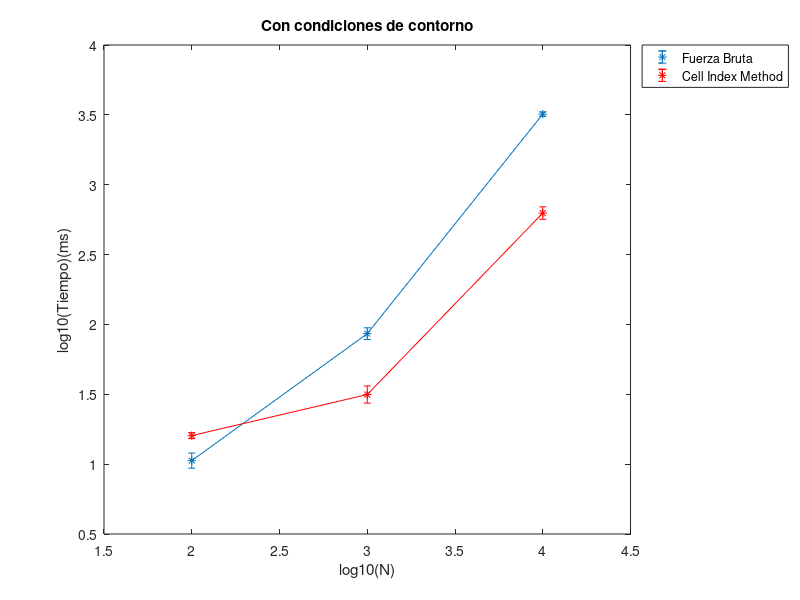

Recreate this plot in MATLAB.
t10BrutePer = [6,5,5,6,5,4,8,9,7,5];
t10CellPer = [15,21,14,21,15,12,18,19,19,14];
t100BrutePer = [9,10,10,13,12,10,9,11,10,12];
t100CellPer = [16,15,16,18,15,16,16,16,16,16];
t1000BrutePer = [71,84,80,81,86,97,94,95,90,81];
t1000CellPer = [27,43,34,32,32,27,27,30,33,30];
t10000BrutePer = [3330,3163,3366,3154,3166,3102,2993,3197,3260,3289];
t10000CellPer = [793,590,644,611,566,615,584,582,591,691];

t10BruteBox = [5,7,5,4,6,5,6,4,5,6];
t10CellBox = [17,21,20,14,14,16,20,19,21,20];
t100BruteBox = [9,7,9,9,8,15,10,8,7,9];
t100CellBox = [14,18,20,17,16,20,21,17,18,15];
t1000BruteBox = [65,89,80,74,73,69,95,65,85,60];
t1000CellBox = [30,28,30,32,24,28,26,28,34,28];
t10000BruteBox = [2178,2303,2550,2214,2960,2344,2732,2158,2499,2398];
t10000CellBox = [600,618,629,565,758,560,584,572,575,578];

meanBrutePer = [mean(t100BrutePer),mean(t1000BrutePer),mean(t10000BrutePer)];
meanCellPer = [mean(t100CellPer),mean(t1000CellPer),mean(t10000CellPer)];
meanBruteBox = [mean(t100BruteBox),mean(t1000BruteBox),mean(t10000BruteBox)];
meanCellBox = [mean(t100CellBox),mean(t1000CellBox),mean(t10000CellBox)];


#stdBrutePer = [std(t100BrutePer),std(t1000BrutePer),std(t10000BrutePer)];
#stdCellPer = [std(t100CellPer),std(t1000CellPer),std(t10000CellPer)];
#stdBruteBox = [std(t100BruteBox),std(t1000BruteBox),std(t10000BruteBox)];
#stdCellBox = [std(t100CellBox),std(t1000CellBox),std(t10000CellBox)];

stdBrutePer = [std(log10(t100BrutePer)),std(log10(t1000BrutePer)),std(log10(t10000BrutePer))];
stdCellPer = [std(log10(t100CellPer)),std(log10(t1000CellPer)),std(log10(t10000CellPer))];
stdBruteBox = [std(log10(t100BruteBox)),std(log10(t1000BruteBox)),std(log10(t10000BruteBox))];
stdCellBox = [std(log10(t100CellBox)),std(log10(t1000CellBox)),std(log10(t10000CellBox))];

#clf;
#errorbar(log10([100,1000,10000]),log10(meanBruteBox),stdBruteBox,"-*");
#hold on;
#errorbar(log10([100,1000,10000]),log10(meanCellBox),stdCellBox,"~r-*");
#xlabel('log10(N)');
#ylabel('log10(Tiempo)(ms)');
#title('Sin condiciones de contorno');
#legend({"Fuerza Bruta","Cell Index Method"}, "location", "northeastoutside");


clf;
errorbar(log10([100,1000,10000]),log10(meanBrutePer),stdBrutePer,"-*");
hold on;
errorbar(log10([100,1000,10000]),log10(meanCellPer),stdCellPer,"~r-*");
xlabel('log10(N)');
ylabel('log10(Tiempo)(ms)');
title('Con condiciones de contorno');
legend({"Fuerza Bruta","Cell Index Method"}, "location", "northeastoutside");



